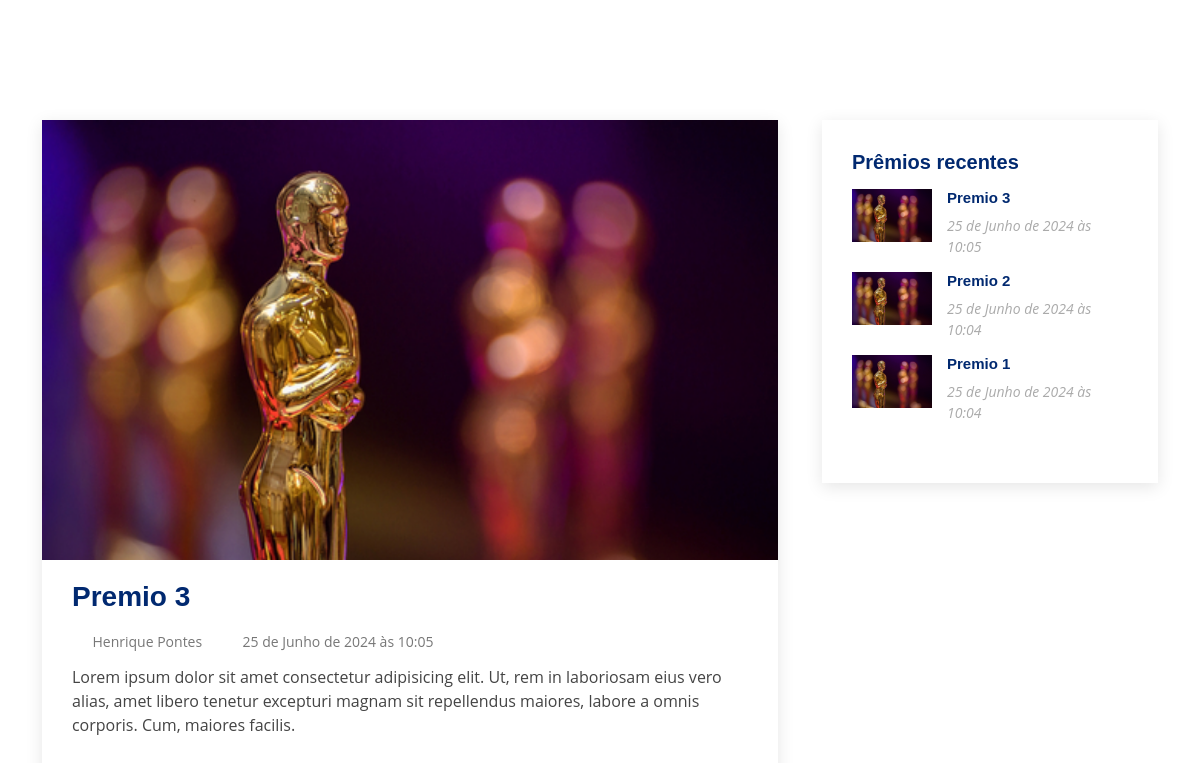
The app's page /premios/4 with its own data.
### inovacaowebsite/models.py (models this page shows, shortened)
class Premio(models.Model):
    imagem = models.ImageField(upload_to='premios')
    titulo = models.CharField(max_length=100)
    descricao = models.TextField()
    conteudo = models.TextField()
    autor = models.CharField(max_length=100, default='Inovação JFPB')
    slug = models.SlugField(max_length=100)
    data = models.DateTimeField(auto_now_add=True)
    class Meta:
        ordering = ['-data']

### inovacaowebsite/views.py (the view)
# urls.py: path('premios/<int:premio_id>', premio, name='premio'),
def premio(request, premio_id):
  try:
    chosenPremio = Premio.objects.get(id=premio_id)
    template = loader.get_template('pages/premios/premios_especificos.html')
    context = {'premio': chosenPremio,
               'premios': Premio.objects.order_by('-data')[:5]}
    return HttpResponse(template.render(context, request))
  except Premio.DoesNotExist:
    return redirect('home')

### inovacaowebsite/templates/pages/premios/premios_especificos.html (shortened to what this page needs)
{% extends "base/base.html" %}
{% load static %}
{% block style_sheet %}<link rel="stylesheet" href="{% static 'styles/css/premios_especificos.css' %}">{% endblock %}
{% block content %}
<main id="main">
    <section id="news" class="news">
        <div class="container" data-aos="fade-up">
          <div class="row">
            <div class="col-lg-8">
              <article class="entry entry-single">
                <div class="entry-img">
                  <img src="{{ premio.imagem.url }}" alt="" class="img-fluid" style="width: 100%;">
                </div>
                <h2 class="entry-title">
                  <a href="">{{ premio.titulo }}</a>
                </h2>
                <div class="entry-meta">
                  <ul>
                    <li class="d-flex align-items-center"><i class="bi bi-person"></i> <a href="">{{ premio.autor }}</a></li>
                    <li class="d-flex align-items-center"><i class="bi bi-clock"></i> <a href=""><time datetime="2020-01-01">{{ premio.data }}</time></a></li>
                  </ul>
                </div>
                <div class="entry-content">
                  <p>
                    {{ premio.conteudo }}
                  </p>
                </div>
              </article>
            </div>
            <div class="col-lg-4">
              <div class="sidebar">
                <h3 class="sidebar-title">Prêmios recentes
                </h3>
                <div class="sidebar-item recent-posts">
                {% for premio in premios %}
                  <div class="post-item clearfix">
                    <img src="{{ premio.imagem.url }}" alt="">
                    <h4><a href="">{{ premio.titulo }}</a></h4>
                    <time datetime="2020-01-01">{{ premio.data }}</time>
                  </div>
                {% endfor %}
                </div>
              </div>
            </div>
          </div>
        </div>
        </section>
      </main>
{% endblock %}

### inovacaowebsite/static/styles/globals/variables.css (style rules this page uses)
:root { --transparent: transparent; --white: #fff; --white2:#f6f9ff; --background: #f6f9ff; --opacityBW: #E1E6EE; --gray: #ebeef4; --gray2: #e1ecff; --lightGray: #A7ABAD; --gray2: #dadada; --green: #1C894F; --blue: #2D4F96; --blueHover: #012970; --lightBlue: #4154f1; --black: #000; --darkGray: #343A40; --darkBlue: #0C1A1E; --blue2:#798eb3; --darkGray2: #777777; }

### inovacaowebsite/static/styles/globals/global.css (style rules this page uses)
:root { scroll-behavior: smooth; }
body { font-family: "Open Sans", sans-serif; color: #444444; }
a { color: var( --blueHover); text-decoration: none; }
h1, h2, h3, h4, h5, h6 { font-family: "Nunito", sans-serif; }

### inovacaowebsite/static/styles/css/premios_especificos.css (style rules this page uses)
.news { padding: 120px 0 20px 0; }
.news .entry { padding: 30px; margin-bottom: 60px; box-shadow: 0 4px 16px rgba(0, 0, 0, 0.1); }
.news .entry .entry-img { max-height: 440px; margin: -30px -30px 20px -30px; overflow: hidden; }
.news .entry .entry-meta ul { display: flex; flex-wrap: wrap; list-style: none; align-items: center; padding: 0; margin: 0; }
.news .entry .entry-title { font-size: 28px; font-weight: bold; padding: 0; margin: 0 0 20px 0; }
.news .entry .entry-title a { color: #012970; transition: 0.3s; }
.news .entry .entry-meta { margin-bottom: 15px; color: #4084fd; }
.news .entry .entry-meta ul li+li { padding-left: 20px; }
.news .entry .entry-meta i { font-size: 16px; margin-right: 8px; line-height: 0; }
.news .entry .entry-meta a { color: #777777; font-size: 14px; display: inline-block; line-height: 1; }
.news .entry .entry-content p { line-height: 24px; }
.news .entry-single { margin-bottom: 30px; }
.news .sidebar { padding: 30px; margin: 0 0 60px 20px; box-shadow: 0 4px 16px rgba(0, 0, 0, 0.1); }
.news .sidebar .sidebar-title { font-size: 20px; font-weight: 700; padding: 0 0 0 0; margin: 0 0 15px 0; color: #012970; position: relative; }
.news .sidebar .sidebar-item { margin-bottom: 30px; }
.news .sidebar .recent-posts .post-item+.post-item { margin-top: 15px; }
.news .sidebar .recent-posts img { width: 80px; float: left; }
.news .sidebar .recent-posts h4 { font-size: 15px; margin-left: 95px; font-weight: bold; }
.news .sidebar .recent-posts h4 a { color: #012970; transition: 0.3s; }
.news .sidebar .recent-posts time { display: block; margin-left: 95px; font-style: italic; font-size: 14px; color: #aaaaaa; }

### records on screen
Premio: imagem (picture), titulo "Premio 3", autor "Henrique Pontes", data "25 de Junho de 2024 às 10:05", conteudo "Lorem ipsum dolor sit amet consectetur adipisicing elit. Ut, rem in laboriosam eius vero alias, amet libero tenetur excepturi magnam sit repellendus maiores, labore a omnis corporis. Cum, maiores facilis."
Premio: imagem (picture), titulo "Premio 2", data "25 de Junho de 2024 às 10:04"
Premio: imagem (picture), titulo "Premio 1", data "25 de Junho de 2024 às 10:04"
